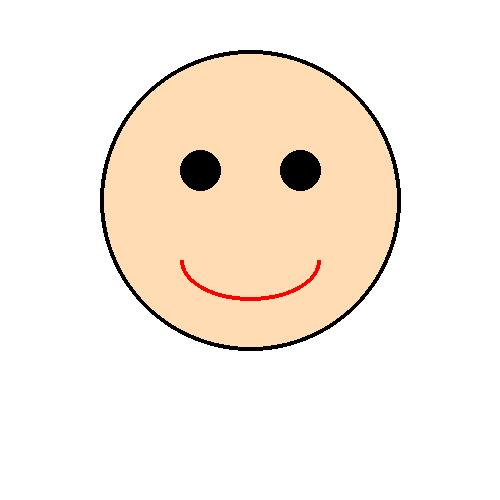
#> input picture face.jpg, 500 x 500 px
$ python '38. Count Faces.py'
#> lines starting #> are read from the running program, lines starting #| are printed output that depends on the picture
import cv2

face = cv2.CascadeClassifier(
    cv2.data.haarcascades +
    "haarcascade_frontalface_default.xml"
)

image = cv2.imread("face.jpg")
#> image is the input picture: shape (500, 500, 3); mean B, G, R 228.7, 238.9, 248.4

gray = cv2.cvtColor(image, cv2.COLOR_BGR2GRAY)
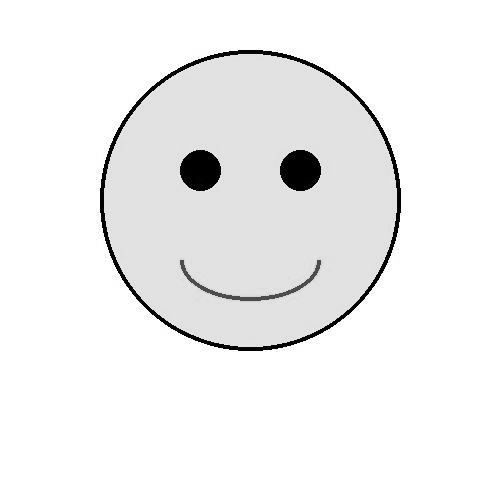
#> gray: shape (500, 500); min 0, max 255, mean 240.6

faces = face.detectMultiScale(gray,1.1,4)
#> faces = ()

print("Number of faces:", len(faces))
#| Number of faces: 0

for (x,y,w,h) in faces:
    cv2.rectangle(image,(x,y),(x+w,y+h),(0,255,0),2)
#> this loop made 0 passes

cv2.imshow("Faces", image)

cv2.waitKey(0)
cv2.destroyAllWindows()

$ run again, with eye.jpg copied over face.jpg
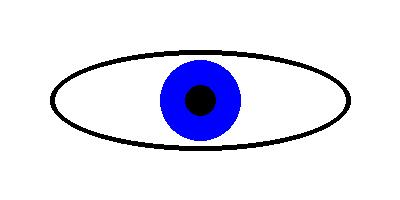
#> input picture eye.jpg, 400 x 200 px
#> image is the input picture: shape (200, 400, 3); mean B, G, R 242, 228.7, 228.7
#> `gray = cv2.cvtColor(image, cv2.COLOR_BGR2GRAY)`:
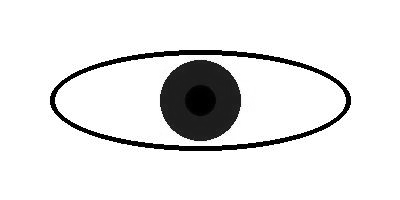
#> gray: shape (200, 400); min 0, max 255, mean 230.2
#> faces = ()
#| Number of faces: 0
